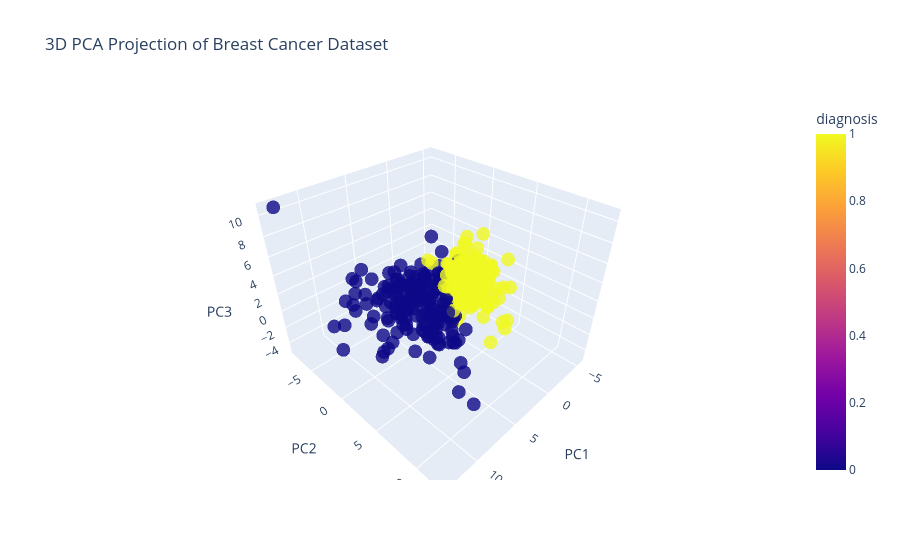

Source (notebook cell):
### Markdown cell above
## PCA

### Code cell
print("PCA 3D visualization")

scaler = StandardScaler()
X_scaled = scaler.fit_transform(X_train)

pca = PCA(n_components=3)
X_pca = pca.fit_transform(X_scaled)

pca_df = pd.DataFrame(
    X_pca,
    columns=["PC1", "PC2", "PC3"]
)

pca_df["diagnosis"] = y_train.values

fig = px.scatter_3d(
    pca_df,
    x="PC1",
    y="PC2",
    z="PC3",
    color="diagnosis",
    title="3D PCA Projection of Breast Cancer Dataset",
    opacity=0.8
)

fig.show()

### Figure 1 — Plotly figure (JSON) as saved in the notebook; plotly's stock layout.template omitted (floating-point values rounded to 4 significant figures; data arrays with more than 128 entries replaced by an {"elided": "..."} marker saying what was removed)
{"data": [{"hovertemplate": "PC1=%{x}<br>PC2=%{y}<br>PC3=%{z}<br>diagnosis=%{marker.color}<extra></extra>", "legendgroup": "", "marker": {"color": {"elided": "483 int values"}, "coloraxis": "coloraxis", "opacity": 0.8, "symbol": "circle"}, "mode": "markers", "name": "", "scene": "scene", "showlegend": false, "type": "scatter3d", "x": {"elided": "483 float values"}, "y": {"elided": "483 float values"}, "z": {"elided": "483 float values"}}], "layout": {"coloraxis": {"colorbar": {"title": {"text": "diagnosis"}}, "colorscale": [[0, "#0d0887"], [0.1111, "#46039f"], [0.2222, "#7201a8"], [0.3333, "#9c179e"], [0.4444, "#bd3786"], [0.5556, "#d8576b"], [0.6667, "#ed7953"], [0.7778, "#fb9f3a"], [0.8889, "#fdca26"], [1, "#f0f921"]]}, "legend": {"tracegroupgap": 0}, "scene": {"domain": {"x": [0, 1], "y": [0, 1]}, "xaxis": {"title": {"text": "PC1"}}, "yaxis": {"title": {"text": "PC2"}}, "zaxis": {"title": {"text": "PC3"}}}, "title": {"text": "3D PCA Projection of Breast Cancer Dataset"}}}
